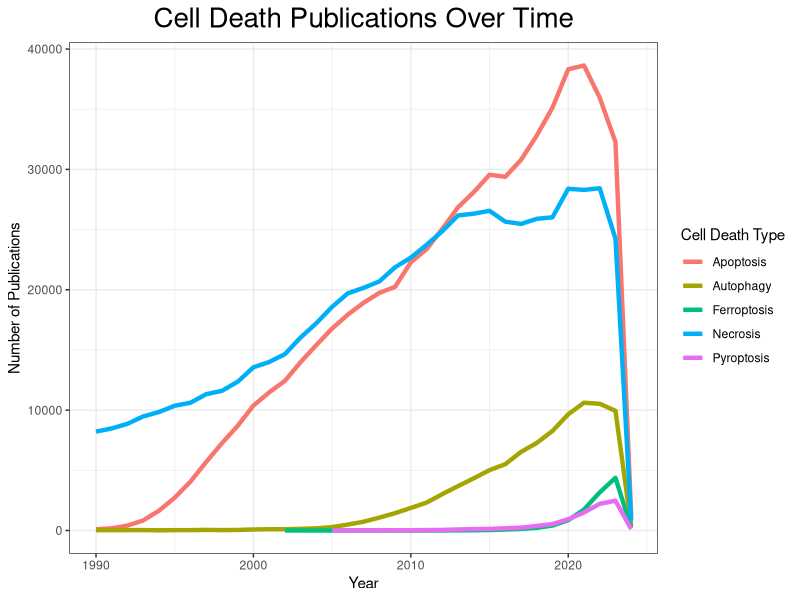
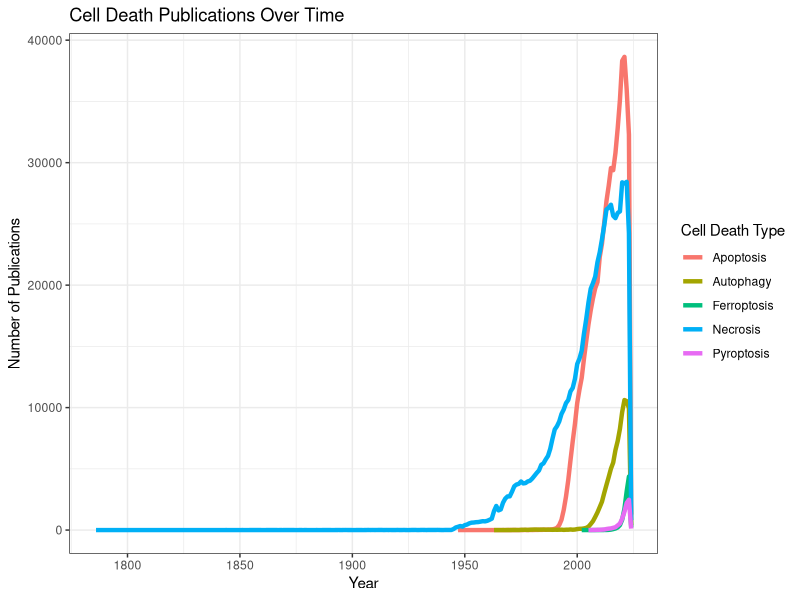
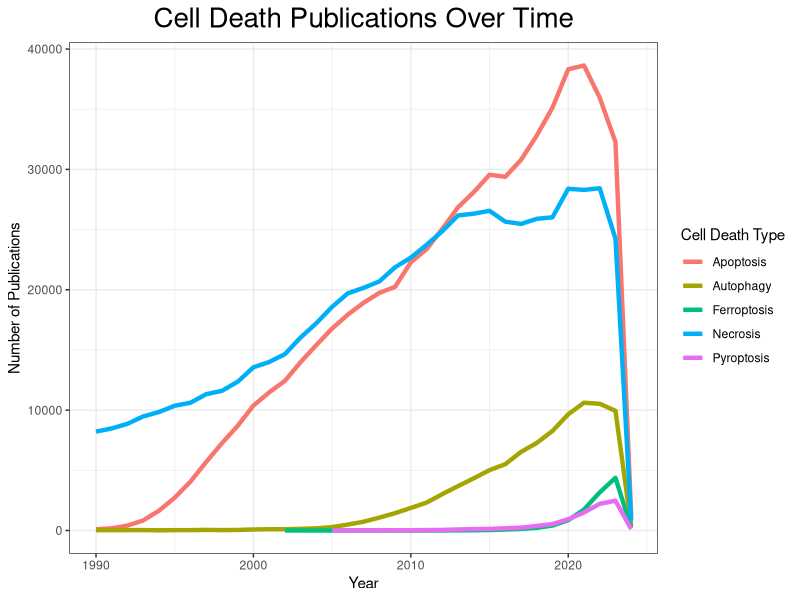

Source code (R) for these figures, in order:
library(ggplot2)

apoptosis <- read.csv("../data/apoptosis_results.csv", header = TRUE, sep = ",")
pyroptosis <- read.csv("../data/pyroptosis_results.csv", header = TRUE, sep = ",")
necrosis <- read.csv("../data/necrosis_results.csv", header = TRUE, sep = ",")
ferroptosis <- read.csv("../data/ferroptosis_results.csv", header = TRUE, sep = ",")
autophagy <- read.csv("../data/autophagy_results.csv", header = TRUE, sep = ",")

apoptosis$label <- "Apoptosis"
pyroptosis$label <- "Pyroptosis"
necrosis$label <- "Necrosis"
ferroptosis$label <- "Ferroptosis"
autophagy$label <- "Autophagy"

# create output directory
outdir <- file.path("..","figures")

# create output directory if it doesn't exist
if(!dir.exists(outdir)) dir.create(outdir)

# remove the first row of each data frame
apoptosis <- apoptosis[-1,]
pyroptosis <- pyroptosis[-1,]
necrosis <- necrosis[-1,]
ferroptosis <- ferroptosis[-1,]
autophagy <- autophagy[-1,]

# make the row names a column
apoptosis$year <- rownames(apoptosis)
pyroptosis$year <- rownames(pyroptosis)
necrosis$year <- rownames(necrosis)
ferroptosis$year <- rownames(ferroptosis)
autophagy$year <- rownames(autophagy)

# # removve the row names
rownames(apoptosis) <- NULL
rownames(pyroptosis) <- NULL
rownames(necrosis) <- NULL
rownames(ferroptosis) <- NULL
rownames(autophagy) <- NULL

# # rename the columns
colnames(apoptosis) <- c("count", "label", "year")
colnames(pyroptosis) <- c("count", "label", "year")
colnames(necrosis) <- c("count", "label", "year")
colnames(ferroptosis) <- c("count", "label", "year")
colnames(autophagy) <- c("count", "label", "year")

# # combine the data frames
df <- rbind(apoptosis, pyroptosis, necrosis, ferroptosis, autophagy)
# sort the data frame by year
# df <- df[order(df$year),]
# make the year a integer
df$year <- as.integer(df$year)
# make the count a integer
df$count <- as.integer(df$count)

head(df)

width <- 10
height <- 5
# set the size of the plot
options(repr.plot.width = width, repr.plot.height = height)
# plot
plot <- (
    ggplot(
        data = df,
        aes(
            x = year,
            y = count,
            color = label
        )
    )
    + geom_line(
        size = 1.5
    )
    + theme_bw()
    # make the legend title different
    + labs(
        color = "Cell Death Type",
        x = "Year",
        y = "Number of Publications",
        title = "Cell Death Publications Over Time"
    )
)
# save the plot
ggsave(
    filename = "../figures/cell_death_over_time.png",
    plot = plot,
    width = width,
    height = height,
    units = "in",
    dpi = 300
)

# remove all points before 1950
df <- df[df$year >= 1990,]

width <- 10
height <- 5
# set the size of the plot
options(repr.plot.width = width, repr.plot.height = height)
# plot
plot <- (
    ggplot(
        data = df,
        aes(
            x = year,
            y = count,
            color = label
        )
    )
    + geom_line(
        size = 1.5
    )
    + theme_bw()
    # make the legend title different
    + labs(
        color = "Cell Death Type",
        x = "Year",
        y = "Number of Publications",
        title = "Cell Death Publications Over Time"
    )
    # center title
    + theme(
        plot.title = element_text(
            size = 20,
            hjust = 0.5
        )
    )
)
# save the plot
ggsave(
    filename = "../figures/cell_death_over_time_1990.png",
    plot = plot,
    width = width,
    height = height,
    units = "in",
    dpi = 600
)
plot
